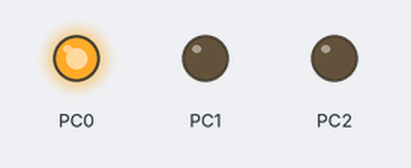
A program run on a simulated ATmega128, built with avr-gcc and emulated at 8 MHz. On the bench: output pins drawn as LEDs (lit = HIGH).

Above: at 0.17 s.
At 1.92 s:
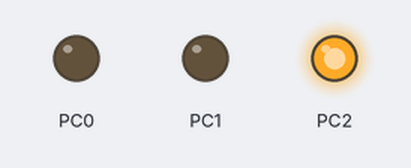
At 3.8 s:
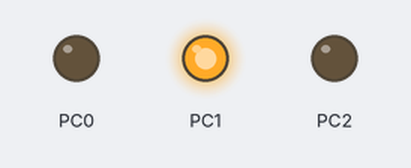
At 5.7 s:
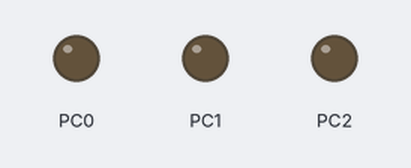
Timing chart, 0 to 7.1 s (numbered marks = the images above):
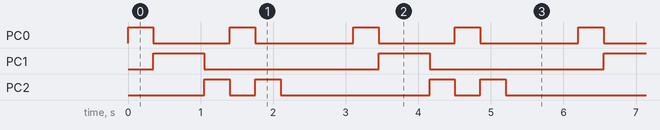

The program:

main.c
```c
/*
 * B.7.c
 *
 * Created: 7-2-2018 10:00:12
 * Author : larsv
 */

#define F_CPU 8000000

#include <avr/io.h>
#include <util/delay.h>

const short totalLeds = 6;

typedef struct LEDINFO {
	unsigned char portIO;
	unsigned char portState;
} LEDINFO;


const LEDINFO states[] = {
	{0x03, 0x01}, {0x03, 0x02}, {0x06, 0x02}, {0x06, 0x04}, {0x05, 0x01}, {0x05, 0x04}
};

void wait(int ms) {
	for(int i = 0; i < ms; i++) {
		_delay_ms(1);
	}
}

void setCharliePlexingLed(int nr) {
	DDRC = states[nr].portIO;
	PORTC = states[nr].portState;
	wait(350);
}

int main(void)
{
	short index = 0;
	while (1)
	{
		index = 0;
		while(index < totalLeds) {
			setCharliePlexingLed(index);
			index++;
		}
		PORTC = 0x00;
		wait(1000);
	}
}
```

Measured:
- by itself, PC0: repeats every 3.1 s: LOW 1.1 s, HIGH 0.35 s, LOW 1.4 s, HIGH 0.35 s
- by itself, PC1: alternates HIGH for 0.70 s and LOW for 2.4 s
- by itself, PC2: repeats every 3.1 s: LOW 0.35 s, HIGH 0.35 s, LOW 2.1 s, HIGH 0.35 s
